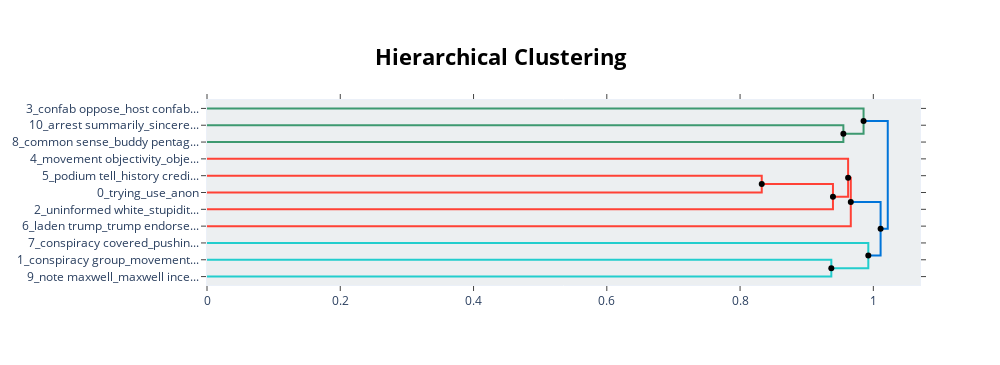

Here is the notebook cell this chart was saved with:
### Code cell
topic_model.visualize_hierarchy(hierarchical_topics=h_topics)

### Figure 1 — Plotly figure (JSON) as saved in the notebook; plotly's stock layout.template omitted (floating-point values rounded to 4 significant figures)
{"data": [{"hoverinfo": "text", "marker": {"color": "rgb(61,153,112)"}, "mode": "lines", "text": ["arrest summarily_sincerely intelligence_execute bud_execute sincerely_trump accused", "", "", "common sense_buddy pentagon_number buddy_better number_intelligence common"], "type": "scatter", "x": [0, 0.955, 0.955, 0], "xaxis": "x", "y": [-15, -15, -25, -25], "yaxis": "y"}, {"hoverinfo": "text", "marker": {"color": "rgb(61,153,112)"}, "mode": "lines", "text": ["confab oppose_host confab_oppose square_hotel host_confab", "", "", "arrest summarily_sincerely intelligence_execute sincerely_execute bud_summarily execute"], "type": "scatter", "x": [0, 0.9853, 0.9853, 0.955], "xaxis": "x", "y": [-5, -5, -20, -20], "yaxis": "y"}, {"hoverinfo": "text", "marker": {"color": "rgb(255,65,54)"}, "mode": "lines", "text": ["podium tell_history credibility_trump chance_credibility_credibility entire", "", "", "trying_use_anon_need_told"], "type": "scatter", "x": [0, 0.8325, 0.8325, 0], "xaxis": "x", "y": [-45, -45, -55, -55], "yaxis": "y"}, {"hoverinfo": "text", "marker": {"color": "rgb(255,65,54)"}, "mode": "lines", "text": ["trying_saying_told_tell_say", "", "", "uninformed white_stupidity uninformed_maybe evidence_evidence reckoning_underestimate stupidity"], "type": "scatter", "x": [0.8325, 0.9394, 0.9394, 0], "xaxis": "x", "y": [-50, -50, -65, -65], "yaxis": "y"}, {"hoverinfo": "text", "marker": {"color": "rgb(255,65,54)"}, "mode": "lines", "text": ["movement objectivity_objectivity_objectivity accepted_subjective socially_cultural subjective", "", "", "trying_saying_told_tell_evidence"], "type": "scatter", "x": [0, 0.9621, 0.9621, 0.9394], "xaxis": "x", "y": [-35, -35, -57.5, -57.5], "yaxis": "y"}, {"hoverinfo": "text", "marker": {"color": "rgb(255,65,54)"}, "mode": "lines", "text": ["trying_saying_told_tell_evidence", "", "", "laden trump_trump endorsed_original trump_endorsed loving_laden studied"], "type": "scatter", "x": [0.9621, 0.9662, 0.9662, 0], "xaxis": "x", "y": [-46.25, -46.25, -75, -75], "yaxis": "y"}, {"hoverinfo": "text", "marker": {"color": "rgb(35,205,205)"}, "mode": "lines", "text": ["conspiracy group_movement conspiracy_conspiracy theory_influence inside_tech conspiracy", "", "", "note maxwell_maxwell incentive_local radio_yesterday tail_registration little"], "type": "scatter", "x": [0, 0.9369, 0.9369, 0], "xaxis": "x", "y": [-95, -95, -105, -105], "yaxis": "y"}, {"hoverinfo": "text", "marker": {"color": "rgb(35,205,205)"}, "mode": "lines", "text": ["conspiracy covered_pushing conspiracy_conspiracy theorist_shilling fox_conspiracy", "", "", "conspiracy group_movement conspiracy_influence inside_conspiracy theory_conspiracy"], "type": "scatter", "x": [0, 0.9924, 0.9924, 0.9369], "xaxis": "x", "y": [-85, -85, -100, -100], "yaxis": "y"}, {"hoverinfo": "text", "marker": {"color": "rgb(0,116,217)"}, "mode": "lines", "text": ["trying_saying_told_tell_evidence", "", "", "conspiracy group_movement conspiracy_influence inside_conspiracy theory_conspiracy covered"], "type": "scatter", "x": [0.9662, 1.011, 1.011, 0.9924], "xaxis": "x", "y": [-60.62, -60.62, -92.5, -92.5], "yaxis": "y"}, {"hoverinfo": "text", "marker": {"color": "rgb(0,116,217)"}, "mode": "lines", "text": ["confab oppose_host confab_oppose square_oppose_hotel host", "", "", "saying_trying_evidence_told_tell"], "type": "scatter", "x": [0.9853, 1.022, 1.022, 1.011], "xaxis": "x", "y": [-12.5, -12.5, -76.56, -76.56], "yaxis": "y"}, {"hoverinfo": "text", "hovertext": ["trying_saying_told_tell_say", "trying_saying_told_tell_evidence", "trying_saying_told_tell_evidence", "confab oppose_host confab_oppose square_oppose_hotel host"], "marker": {"color": "black"}, "mode": "markers", "showlegend": false, "type": "scatter", "x": [0.8325, 0.9621, 0.9662, 0.9853], "y": [-50, -46.25, -60.62, -12.5]}, {"hoverinfo": "text", "hovertext": ["arrest summarily_sincerely intelligence_execute sincerely_execute bud_summarily execute", "trying_saying_told_tell_evidence", "conspiracy group_movement conspiracy_influence inside_conspiracy theory_conspiracy", "conspiracy group_movement conspiracy_influence inside_conspiracy theory_conspiracy covered", "saying_trying_evidence_told_tell"], "marker": {"color": "black"}, "mode": "markers", "showlegend": false, "type": "scatter", "x": [0.955, 0.9394, 0.9369, 0.9924, 1.011], "y": [-20, -57.5, -100, -92.5, -76.56]}], "layout": {"autosize": false, "height": 365, "hoverlabel": {"bgcolor": "white", "font": {"family": "Rockwell", "size": 16}}, "hovermode": "closest", "plot_bgcolor": "#ECEFF1", "showlegend": false, "title": {"font": {"color": "Black", "size": 22}, "text": "<b>Hierarchical Clustering</b>", "x": 0.5, "xanchor": "center", "yanchor": "top"}, "width": 1000, "xaxis": {"mirror": "allticks", "rangemode": "tozero", "showgrid": false, "showline": true, "showticklabels": true, "ticks": "outside", "type": "linear", "zeroline": false}, "yaxis": {"mirror": "allticks", "range": [-110, 0], "rangemode": "tozero", "showgrid": false, "showline": true, "showticklabels": true, "tickmode": "array", "ticks": "outside", "ticktext": ["3_confab oppose_host confab...", "10_arrest summarily_sincere...", "8_common sense_buddy pentag...", "4_movement objectivity_obje...", "5_podium tell_history credi...", "0_trying_use_anon", "2_uninformed white_stupidit...", "6_laden trump_trump endorse...", "7_conspiracy covered_pushin...", "1_conspiracy group_movement...", "9_note maxwell_maxwell ince..."], "tickvals": [-5, -15, -25, -35, -45, -55, -65, -75, -85, -95, -105], "type": "linear", "zeroline": false}}}
